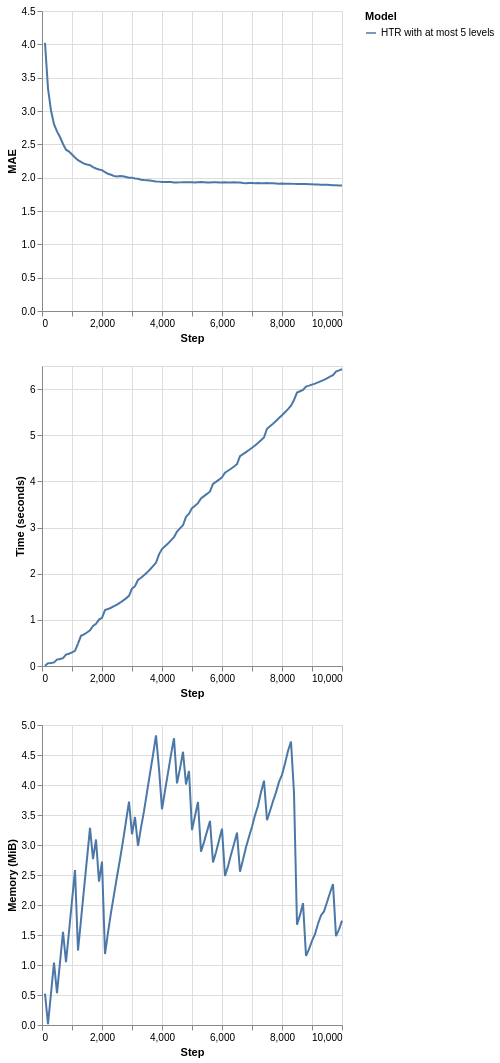

The code cell stored with this chart in its notebook:
### Markdown cell above
Note that as soon the memory usage reaches the limit that we determined (at the memory check intervals), HTR starts managing its resource usage to reduce the size. As a consequence, the running time also decreases. For more accurate management, the intervals between memory checks should be decreased. This action, however, has costs since the tree stops the learning process to estimate its size and alter its own structure. Too frequent memory checks might end up result in a slow learning process. Besides, by using fewer resources, the predictive performance can be negatively impacted. So, use this tool with caution!

**But how that works at all?**

HTs monitor the incoming feature values to perform split attempts. To do so, they rely on a class of algorithms called *Attribute Observers* (AO) or *Splitters* (spoiler alert!). Each leaf node in an HT keeps one AO per incoming feature. After pre-determined intervals (`grace_period` parameter), leaves query their AOs for split candidates. Well, there are costs to monitor input features (mainly the numerical ones). In fact, AOs correspond to one of the most time and memory-consuming portions of the HTs. To manage memory usage, an HT firstly determines its least promising leaves, w.r.t. how likely they will be split. Then, these leaves' AOs are removed, and the tree nodes are said to be "deactivated." That's it! The deactivated leaves do not perform split attempts anymore, but they continue to be updated to provide responses. They will be kept as leaves as long as there are not available resources to enable tree growth. These leaves can be activated again (meaning that new AOs will be created for them) if there is available memory, so don't worry!

**Hint:** another indirect way to bound memory usage is to limit the tree depth. By default, the trees can grow until they get close to the maximum recursion limit enabled in the system, but the `max_depth` parameter can control this behavior.

### Code cell
plot_performance(
    synth.Friedman(seed=42).take(10_000),
    metrics.MAE(),
    {
        "HTR with at most 5 levels": (
            preprocessing.StandardScaler()
            | tree.HoeffdingTreeRegressor(
                splitter=tree.splitter.EBSTSplitter(),
                max_depth=5
            )
        )
    }
)

### Figure 1 — Vega-Lite specification as saved in the notebook (floating-point values rounded to 4 significant figures)
{"config": {"view": {"continuousWidth": 300, "continuousHeight": 300}}, "vconcat": [{"mark": {"type": "line"}, "encoding": {"color": {"field": "Model", "type": "nominal"}, "x": {"field": "Step", "type": "quantitative"}, "y": {"field": "Metric", "title": "MAE", "type": "quantitative"}}}, {"mark": {"type": "line"}, "encoding": {"color": {"field": "Model", "type": "nominal"}, "x": {"field": "Step", "type": "quantitative"}, "y": {"field": "Time", "title": "Time (seconds)", "type": "quantitative"}}}, {"mark": {"type": "line"}, "encoding": {"color": {"field": "Model", "type": "nominal"}, "x": {"field": "Step", "type": "quantitative"}, "y": {"field": "Memory", "title": "Memory (MiB)", "type": "quantitative"}}}], "data": {"name": "data-7c6617d09c001d0f8bda49901d293fbe"}, "$schema": "https://vega.github.io/schema/vega-lite/v6.1.0.json", "datasets": {"data-7c6617d09c001d0f8bda49901d293fbe": [{"Step": 100, "Metric": 4.023, "Time": 0.004863, "Memory": 0.5231, "Model": "HTR with at most 5 levels"}, {"Step": 200, "Metric": 3.34, "Time": 0.05866, "Memory": 0.01225, "Model": "HTR with at most 5 levels"}, {"Step": 300, "Metric": 3.007, "Time": 0.06366, "Memory": 0.5279, "Model": "HTR with at most 5 levels"}, {"Step": 400, "Metric": 2.803, "Time": 0.07726, "Memory": 1.039, "Model": "HTR with at most 5 levels"}, {"Step": 500, "Metric": 2.695, "Time": 0.1378, "Memory": 0.5321, "Model": "HTR with at most 5 levels"}, {"Step": 600, "Metric": 2.61, "Time": 0.1506, "Memory": 1.043, "Model": "HTR with at most 5 levels"}, {"Step": 700, "Metric": 2.506, "Time": 0.1709, "Memory": 1.554, "Model": "HTR with at most 5 levels"}, {"Step": 800, "Metric": 2.42, "Time": 0.2458, "Memory": 1.047, "Model": "HTR with at most 5 levels"}, {"Step": 900, "Metric": 2.391, "Time": 0.2664, "Memory": 1.559, "Model": "HTR with at most 5 levels"}, {"Step": 1000, "Metric": 2.346, "Time": 0.2944, "Memory": 2.07, "Model": "HTR with at most 5 levels"}, {"Step": 1100, "Metric": 2.303, "Time": 0.3298, "Memory": 2.581, "Model": "HTR with at most 5 levels"}, {"Step": 1200, "Metric": 2.262, "Time": 0.4869, "Memory": 1.241, "Model": "HTR with at most 5 levels"}, {"Step": 1300, "Metric": 2.237, "Time": 0.6549, "Memory": 1.752, "Model": "HTR with at most 5 levels"}, {"Step": 1400, "Metric": 2.211, "Time": 0.6867, "Memory": 2.263, "Model": "HTR with at most 5 levels"}, {"Step": 1500, "Metric": 2.198, "Time": 0.7256, "Memory": 2.774, "Model": "HTR with at most 5 levels"}, {"Step": 1600, "Metric": 2.188, "Time": 0.7738, "Memory": 3.285, "Model": "HTR with at most 5 levels"}, {"Step": 1700, "Metric": 2.159, "Time": 0.8694, "Memory": 2.764, "Model": "HTR with at most 5 levels"}, {"Step": 1800, "Metric": 2.137, "Time": 0.9151, "Memory": 3.092, "Model": "HTR with at most 5 levels"}, {"Step": 1900, "Metric": 2.124, "Time": 1.005, "Memory": 2.39, "Model": "HTR with at most 5 levels"}, {"Step": 2000, "Metric": 2.113, "Time": 1.045, "Memory": 2.723, "Model": "HTR with at most 5 levels"}, {"Step": 2100, "Metric": 2.083, "Time": 1.212, "Memory": 1.182, "Model": "HTR with at most 5 levels"}, {"Step": 2200, "Metric": 2.058, "Time": 1.234, "Memory": 1.54, "Model": "HTR with at most 5 levels"}, {"Step": 2300, "Metric": 2.043, "Time": 1.262, "Memory": 1.872, "Model": "HTR with at most 5 levels"}, {"Step": 2400, "Metric": 2.026, "Time": 1.296, "Memory": 2.174, "Model": "HTR with at most 5 levels"}, {"Step": 2500, "Metric": 2.018, "Time": 1.332, "Memory": 2.475, "Model": "HTR with at most 5 levels"}, {"Step": 2600, "Metric": 2.023, "Time": 1.371, "Memory": 2.762, "Model": "HTR with at most 5 levels"}, {"Step": 2700, "Metric": 2.02, "Time": 1.417, "Memory": 3.063, "Model": "HTR with at most 5 levels"}, {"Step": 2800, "Metric": 2.009, "Time": 1.465, "Memory": 3.396, "Model": "HTR with at most 5 levels"}, {"Step": 2900, "Metric": 1.999, "Time": 1.52, "Memory": 3.723, "Model": "HTR with at most 5 levels"}, {"Step": 3000, "Metric": 2.0, "Time": 1.675, "Memory": 3.18, "Model": "HTR with at most 5 levels"}, {"Step": 3100, "Metric": 1.987, "Time": 1.73, "Memory": 3.466, "Model": "HTR with at most 5 levels"}, {"Step": 3200, "Metric": 1.983, "Time": 1.863, "Memory": 2.987, "Model": "HTR with at most 5 levels"}, {"Step": 3300, "Metric": 1.969, "Time": 1.911, "Memory": 3.288, "Model": "HTR with at most 5 levels"}, {"Step": 3400, "Metric": 1.965, "Time": 1.965, "Memory": 3.564, "Model": "HTR with at most 5 levels"}, {"Step": 3500, "Metric": 1.961, "Time": 2.024, "Memory": 3.881, "Model": "HTR with at most 5 levels"}, {"Step": 3600, "Metric": 1.957, "Time": 2.091, "Memory": 4.193, "Model": "HTR with at most 5 levels"}, {"Step": 3700, "Metric": 1.949, "Time": 2.164, "Memory": 4.5, "Model": "HTR with at most 5 levels"}, {"Step": 3800, "Metric": 1.944, "Time": 2.237, "Memory": 4.827, "Model": "HTR with at most 5 levels"}, {"Step": 3900, "Metric": 1.941, "Time": 2.419, "Memory": 4.273, "Model": "HTR with at most 5 levels"}, {"Step": 4000, "Metric": 1.935, "Time": 2.533, "Memory": 3.596, "Model": "HTR with at most 5 levels"}, {"Step": 4100, "Metric": 1.934, "Time": 2.593, "Memory": 3.904, "Model": "HTR with at most 5 levels"}, {"Step": 4200, "Metric": 1.934, "Time": 2.655, "Memory": 4.201, "Model": "HTR with at most 5 levels"}, {"Step": 4300, "Metric": 1.934, "Time": 2.721, "Memory": 4.508, "Model": "HTR with at most 5 levels"}, {"Step": 4400, "Metric": 1.929, "Time": 2.794, "Memory": 4.779, "Model": "HTR with at most 5 levels"}, {"Step": 4500, "Metric": 1.927, "Time": 2.914, "Memory": 4.028, "Model": "HTR with at most 5 levels"}, {"Step": 4600, "Metric": 1.929, "Time": 2.982, "Memory": 4.273, "Model": "HTR with at most 5 levels"}, {"Step": 4700, "Metric": 1.931, "Time": 3.05, "Memory": 4.554, "Model": "HTR with at most 5 levels"}, {"Step": 4800, "Metric": 1.933, "Time": 3.232, "Memory": 4.009, "Model": "HTR with at most 5 levels"}, {"Step": 4900, "Metric": 1.93, "Time": 3.301, "Memory": 4.234, "Model": "HTR with at most 5 levels"}, {"Step": 5000, "Metric": 1.933, "Time": 3.42, "Memory": 3.247, "Model": "HTR with at most 5 levels"}, {"Step": 5100, "Metric": 1.928, "Time": 3.472, "Memory": 3.488, "Model": "HTR with at most 5 levels"}, {"Step": 5200, "Metric": 1.932, "Time": 3.528, "Memory": 3.718, "Model": "HTR with at most 5 levels"}, {"Step": 5300, "Metric": 1.934, "Time": 3.632, "Memory": 2.89, "Model": "HTR with at most 5 levels"}, {"Step": 5400, "Metric": 1.933, "Time": 3.681, "Memory": 3.048, "Model": "HTR with at most 5 levels"}, {"Step": 5500, "Metric": 1.928, "Time": 3.729, "Memory": 3.227, "Model": "HTR with at most 5 levels"}, {"Step": 5600, "Metric": 1.929, "Time": 3.782, "Memory": 3.401, "Model": "HTR with at most 5 levels"}, {"Step": 5700, "Metric": 1.931, "Time": 3.945, "Memory": 2.71, "Model": "HTR with at most 5 levels"}, {"Step": 5800, "Metric": 1.932, "Time": 3.989, "Memory": 2.879, "Model": "HTR with at most 5 levels"}, {"Step": 5900, "Metric": 1.929, "Time": 4.037, "Memory": 3.073, "Model": "HTR with at most 5 levels"}, {"Step": 6000, "Metric": 1.928, "Time": 4.089, "Memory": 3.273, "Model": "HTR with at most 5 levels"}, {"Step": 6100, "Metric": 1.93, "Time": 4.188, "Memory": 2.483, "Model": "HTR with at most 5 levels"}, {"Step": 6200, "Metric": 1.928, "Time": 4.23, "Memory": 2.643, "Model": "HTR with at most 5 levels"}, {"Step": 6300, "Metric": 1.929, "Time": 4.274, "Memory": 2.837, "Model": "HTR with at most 5 levels"}, {"Step": 6400, "Metric": 1.93, "Time": 4.322, "Memory": 3.016, "Model": "HTR with at most 5 levels"}, {"Step": 6500, "Metric": 1.928, "Time": 4.373, "Memory": 3.205, "Model": "HTR with at most 5 levels"}, {"Step": 6600, "Metric": 1.926, "Time": 4.545, "Memory": 2.554, "Model": "HTR with at most 5 levels"}, {"Step": 6700, "Metric": 1.919, "Time": 4.589, "Memory": 2.753, "Model": "HTR with at most 5 levels"}, {"Step": 6800, "Metric": 1.917, "Time": 4.633, "Memory": 2.963, "Model": "HTR with at most 5 levels"}, {"Step": 6900, "Metric": 1.919, "Time": 4.679, "Memory": 3.137, "Model": "HTR with at most 5 levels"}, {"Step": 7000, "Metric": 1.918, "Time": 4.728, "Memory": 3.305, "Model": "HTR with at most 5 levels"}, {"Step": 7100, "Metric": 1.918, "Time": 4.779, "Memory": 3.494, "Model": "HTR with at most 5 levels"}, {"Step": 7200, "Metric": 1.919, "Time": 4.834, "Memory": 3.653, "Model": "HTR with at most 5 levels"}, {"Step": 7300, "Metric": 1.917, "Time": 4.892, "Memory": 3.878, "Model": "HTR with at most 5 levels"}, {"Step": 7400, "Metric": 1.917, "Time": 4.953, "Memory": 4.072, "Model": "HTR with at most 5 levels"}, {"Step": 7500, "Metric": 1.919, "Time": 5.141, "Memory": 3.412, "Model": "HTR with at most 5 levels"}, {"Step": 7600, "Metric": 1.917, "Time": 5.195, "Memory": 3.566, "Model": "HTR with at most 5 levels"}, {"Step": 7700, "Metric": 1.916, "Time": 5.249, "Memory": 3.729, "Model": "HTR with at most 5 levels"}, {"Step": 7800, "Metric": 1.914, "Time": 5.31, "Memory": 3.878, "Model": "HTR with at most 5 levels"}, {"Step": 7900, "Metric": 1.911, "Time": 5.373, "Memory": 4.051, "Model": "HTR with at most 5 levels"}, {"Step": 8000, "Metric": 1.911, "Time": 5.434, "Memory": 4.169, "Model": "HTR with at most 5 levels"}, {"Step": 8100, "Metric": 1.907, "Time": 5.499, "Memory": 4.358, "Model": "HTR with at most 5 levels"}, {"Step": 8200, "Metric": 1.907, "Time": 5.565, "Memory": 4.568, "Model": "HTR with at most 5 levels"}, {"Step": 8300, "Metric": 1.909, "Time": 5.641, "Memory": 4.726, "Model": "HTR with at most 5 levels"}, {"Step": 8400, "Metric": 1.907, "Time": 5.764, "Memory": 3.868, "Model": "HTR with at most 5 levels"}, {"Step": 8500, "Metric": 1.905, "Time": 5.925, "Memory": 1.671, "Model": "HTR with at most 5 levels"}, {"Step": 8600, "Metric": 1.904, "Time": 5.953, "Memory": 1.831, "Model": "HTR with at most 5 levels"}, {"Step": 8700, "Metric": 1.905, "Time": 5.982, "Memory": 2.03, "Model": "HTR with at most 5 levels"}, {"Step": 8800, "Metric": 1.904, "Time": 6.055, "Memory": 1.152, "Model": "HTR with at most 5 levels"}, {"Step": 8900, "Metric": 1.903, "Time": 6.074, "Memory": 1.264, "Model": "HTR with at most 5 levels"}, {"Step": 9000, "Metric": 1.901, "Time": 6.097, "Memory": 1.402, "Model": "HTR with at most 5 levels"}, {"Step": 9100, "Metric": 1.896, "Time": 6.119, "Memory": 1.515, "Model": "HTR with at most 5 levels"}, {"Step": 9200, "Metric": 1.896, "Time": 6.144, "Memory": 1.688, "Model": "HTR with at most 5 levels"}, {"Step": 9300, "Metric": 1.894, "Time": 6.172, "Memory": 1.826, "Model": "HTR with at most 5 levels"}, {"Step": 9400, "Metric": 1.892, "Time": 6.2, "Memory": 1.893, "Model": "HTR with at most 5 levels"}, {"Step": 9500, "Metric": 1.892, "Time": 6.234, "Memory": 2.046, "Model": "HTR with at most 5 levels"}, {"Step": 9600, "Metric": 1.89, "Time": 6.268, "Memory": 2.205, "Model": "HTR with at most 5 levels"}, {"Step": 9700, "Metric": 1.887, "Time": 6.302, "Memory": 2.348, "Model": "HTR with at most 5 levels"}, {"Step": 9800, "Metric": 1.885, "Time": 6.379, "Memory": 1.481, "Model": "HTR with at most 5 levels"}, {"Step": 9900, "Metric": 1.882, "Time": 6.404, "Memory": 1.595, "Model": "HTR with at most 5 levels"}, {"Step": 10000, "Metric": 1.883, "Time": 6.43, "Memory": 1.738, "Model": "HTR with at most 5 levels"}]}}
